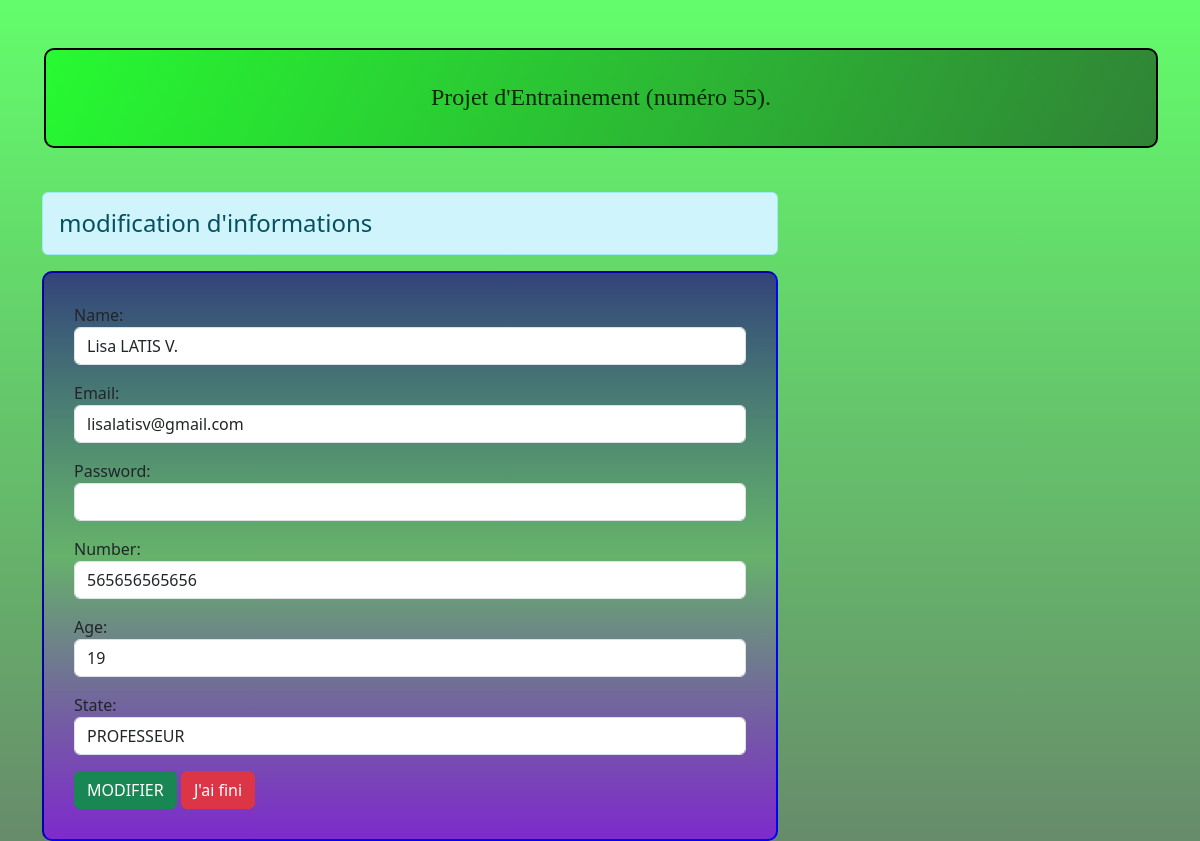
The app's page /110/ with its own data.
### Etudiant/models.py (models this page shows)
class form_1(models.Model):
    name = models.CharField(max_length=70)
    email = models.EmailField(max_length=100)
    password = models.CharField(max_length=18)
    number = models.CharField(max_length=100)
    age = models.CharField(max_length=3)
    state = models.CharField(max_length=20)

### Etudiant/views.py (the view)
# urls.py: path('<int:id>/', views.modifie_path, name = "updatepath"),
def modifie_path(request, id):
    if request.method == 'POST':
        sup = form_1.objects.get(pk = id)
        fm = StudentRegistration(request.POST, instance = sup)
        if fm.is_valid():
            fm.save()
            if perm == "BOSS":
                partner = form_1.objects.all()           #       nouvel element !!
                return render(request, 'Etudiant/directeur.html', {'name': name, 'state': state, 'partner': partner})
            elif perm == "MI-BOSS":
                partner = form_1.objects.all()           #       nouvel element !!
                return render(request, 'Etudiant/professeur.html', {'name': name, 'state': state, 'partner': partner})
            elif perm == "CHILD":
                partner = form_1.objects.all()           #       nouvel element !!
                return render(request, 'Etudiant/client.html', {'name': name, 'state': state, 'partner': partner})
    else:
        sup = form_1.objects.get(pk = id)
        fm = StudentRegistration(instance = sup)
    return render(request, 'Etudiant/updatestudent.html', {'form': fm})

### Etudiant/forms.py
class StudentRegistration(forms.ModelForm):
    class Meta:
        model = form_1
        fields = ['name', 'email', 'password', 'number', 'age', 'state']
        widgets = {
            'name' : forms.TextInput(attrs={'class': 'form-control'}),
            'email' : forms.EmailInput(attrs={'class': 'form-control'}),
            'password' : forms.PasswordInput(attrs={'class': 'form-control'}),
            'number': forms.NumberInput(attrs={'class' : 'form-control'}),
            'age': forms.NumberInput(attrs={'class': 'form-control'}),
            'state': forms.TextInput(attrs={'class': 'form-control'}),
        }

### Etudiant/templates/Etudiant/updatestudent.html (shortened to what this page needs)
{% extends 'Etudiant/base.html' %}
{% block content %}
<div class="row">
    <div class="col-sm-8" offset-2>
        <h4 class="alert alert-info">modification d'informations</h4>
        <form action="" method="post" style="border-radius: 10px; padding: 30px; border: 2px inset blue; background: linear-gradient(to bottom, rgba(28, 0, 129, 0.692), transparent, rgba(136, 0, 248, 0.692));">
            {{ form.as_p }}
            <input type="submit" value="MODIFIER" class = "btn btn-success">
            <a href="javascript:history.back()" class="btn btn-danger"> J'ai fini </a>
        </form>
    </div>
</div>
{% endblock content %}

### records on screen
form_1: name "Lisa LATIS V.", email "lisalatisv@gmail.com", number "565656565656", age "19", state "PROFESSEUR"
